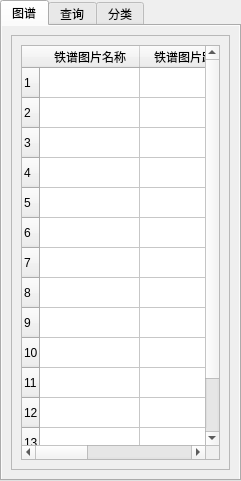
<?xml version="1.0" encoding="UTF-8"?>
<ui version="4.0">
 <class>LeftWindow</class>
 <widget class="QWidget" name="LeftWindow">
  <property name="geometry">
   <rect>
    <x>0</x>
    <y>0</y>
    <width>241</width>
    <height>481</height>
   </rect>
  </property>
  <property name="sizePolicy">
   <sizepolicy hsizetype="Preferred" vsizetype="Expanding">
    <horstretch>0</horstretch>
    <verstretch>0</verstretch>
   </sizepolicy>
  </property>
  <property name="windowTitle">
   <string>Form</string>
  </property>
  <widget class="QTabWidget" name="tabWidgetLeftWindow">
   <property name="geometry">
    <rect>
     <x>0</x>
     <y>0</y>
     <width>241</width>
     <height>481</height>
    </rect>
   </property>
   <property name="toolTip">
    <string>&lt;html&gt;&lt;head/&gt;&lt;body&gt;&lt;p&gt;查询&lt;/p&gt;&lt;/body&gt;&lt;/html&gt;</string>
   </property>
   <property name="currentIndex">
    <number>0</number>
   </property>
   <widget class="QWidget" name="tabImage">
    <property name="toolTip">
     <string>&lt;html&gt;&lt;head/&gt;&lt;body&gt;&lt;p&gt;查询&lt;/p&gt;&lt;/body&gt;&lt;/html&gt;</string>
    </property>
    <property name="statusTip">
     <string>查询</string>
    </property>
    <property name="accessibleName">
     <string>查询</string>
    </property>
    <property name="autoFillBackground">
     <bool>true</bool>
    </property>
    <attribute name="title">
     <string>图谱</string>
    </attribute>
    <layout class="QGridLayout" name="gridLayout">
     <item row="0" column="0">
      <widget class="QScrollArea" name="scrollArea">
       <property name="widgetResizable">
        <bool>true</bool>
       </property>
       <widget class="QWidget" name="scrollAreaWidgetContents">
        <property name="geometry">
         <rect>
          <x>0</x>
          <y>0</y>
          <width>215</width>
          <height>436</height>
         </rect>
        </property>
        <layout class="QGridLayout" name="gridLayout_2">
         <item row="0" column="0">
          <widget class="QTableWidget" name="tableWidget">
           <row>
            <property name="text">
             <string>1</string>
            </property>
           </row>
           <row>
            <property name="text">
             <string>2</string>
            </property>
           </row>
           <row>
            <property name="text">
             <string>3</string>
            </property>
           </row>
           <row>
            <property name="text">
             <string>4</string>
            </property>
           </row>
           <row>
            <property name="text">
             <string>5</string>
            </property>
           </row>
           <row>
            <property name="text">
             <string>6</string>
            </property>
           </row>
           <row>
            <property name="text">
             <string>7</string>
            </property>
           </row>
           <row>
            <property name="text">
             <string>8</string>
            </property>
           </row>
           <row>
            <property name="text">
             <string>9</string>
            </property>
           </row>
           <row>
            <property name="text">
             <string>10</string>
            </property>
           </row>
           <row>
            <property name="text">
             <string>11</string>
            </property>
           </row>
           <row>
            <property name="text">
             <string>12</string>
            </property>
           </row>
           <row>
            <property name="text">
             <string>13</string>
            </property>
           </row>
           <row>
            <property name="text">
             <string>14</string>
            </property>
           </row>
           <column>
            <property name="text">
             <string>铁谱图片名称</string>
            </property>
           </column>
           <column>
            <property name="text">
             <string>铁谱图片路径</string>
            </property>
           </column>
           <column>
            <property name="text">
             <string>是否标注</string>
            </property>
           </column>
          </widget>
         </item>
        </layout>
       </widget>
      </widget>
     </item>
    </layout>
   </widget>
   <widget class="QWidget" name="tabSearch">
    <attribute name="title">
     <string>查询</string>
    </attribute>
    <widget class="QScrollArea" name="scrollAreaSearch">
     <property name="geometry">
      <rect>
       <x>0</x>
       <y>0</y>
       <width>251</width>
       <height>451</height>
      </rect>
     </property>
     <property name="widgetResizable">
      <bool>true</bool>
     </property>
     <widget class="QWidget" name="scrollAreaSearchWidgetContents">
      <property name="geometry">
       <rect>
        <x>0</x>
        <y>0</y>
        <width>249</width>
        <height>449</height>
       </rect>
      </property>
      <widget class="QTreeView" name="treeViewTabSearch">
       <property name="geometry">
        <rect>
         <x>0</x>
         <y>0</y>
         <width>251</width>
         <height>451</height>
        </rect>
       </property>
       <property name="midLineWidth">
        <number>1</number>
       </property>
       <property name="tabKeyNavigation">
        <bool>true</bool>
       </property>
      </widget>
     </widget>
    </widget>
   </widget>
   <widget class="QWidget" name="tabClass">
    <attribute name="title">
     <string>分类</string>
    </attribute>
    <widget class="QScrollArea" name="scrollAreaClass">
     <property name="geometry">
      <rect>
       <x>-20</x>
       <y>0</y>
       <width>271</width>
       <height>451</height>
      </rect>
     </property>
     <property name="widgetResizable">
      <bool>true</bool>
     </property>
     <widget class="QWidget" name="scrollAreaClassWidgetContents">
      <property name="geometry">
       <rect>
        <x>0</x>
        <y>0</y>
        <width>269</width>
        <height>449</height>
       </rect>
      </property>
      <widget class="QTreeView" name="treeViewTabClass">
       <property name="geometry">
        <rect>
         <x>-20</x>
         <y>0</y>
         <width>291</width>
         <height>451</height>
        </rect>
       </property>
       <property name="midLineWidth">
        <number>1</number>
       </property>
       <property name="tabKeyNavigation">
        <bool>true</bool>
       </property>
      </widget>
     </widget>
    </widget>
   </widget>
  </widget>
 </widget>
 <resources/>
 <connections/>
</ui>
